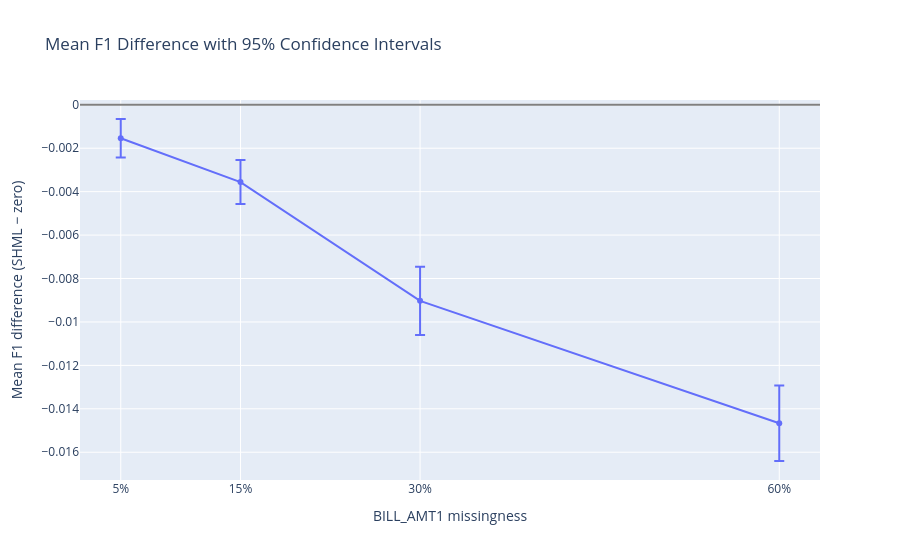

Notebook code for this chart:
### Code cell
plot_ci = ci_df.loc[ci_df["Missingness"] > 0].sort_values("Missingness")
mean_diff = plot_ci["Mean_F1_Difference"]
lower = plot_ci["CI_Lower"]
upper = plot_ci["CI_Upper"]

fig = go.Figure(go.Scatter(
    x=plot_ci["Missingness"], y=mean_diff, mode="lines+markers",
    error_y=dict(type="data", symmetric=False, array=upper - mean_diff,
                 arrayminus=mean_diff - lower, width=5),
    customdata=plot_ci[["CI_Lower", "CI_Upper"]],
    hovertemplate="Missingness: %{x:.0%}<br>Mean difference: %{y:+.4f}"
                  "<br>95% CI: [%{customdata[0]:+.4f}, %{customdata[1]:+.4f}]<extra></extra>",
))
fig.add_hline(y=0, line_color="gray")
fig.update_layout(
    title="Mean F1 Difference with 95% Confidence Intervals",
    xaxis=dict(title="BILL_AMT1 missingness", tickvals=plot_ci["Missingness"], tickformat=".0%"),
    yaxis_title="Mean F1 difference (SHML − zero)",
)
show_research_figure(fig, "recovery_confidence_intervals.html")

### Figure 1 — Plotly figure (JSON) as saved in the notebook; plotly's stock layout.template omitted (floating-point values rounded to 4 significant figures)
{"data": [{"customdata": [[-0.002427, -0.0006546], [-0.00457, -0.002548], [-0.01061, -0.007454], [-0.0164, -0.01293]], "error_y": {"array": [0.000886, 0.001011, 0.001575, 0.001737], "arrayminus": [0.000886, 0.001011, 0.001575, 0.001737], "symmetric": false, "type": "data", "width": 5}, "hovertemplate": "Missingness: %{x:.0%}<br>Mean difference: %{y:+.4f}<br>95% CI: [%{customdata[0]:+.4f}, %{customdata[1]:+.4f}]<extra></extra>", "mode": "lines+markers", "x": [0.05, 0.15, 0.3, 0.6], "y": [-0.001541, -0.003559, -0.00903, -0.01467], "type": "scatter"}], "layout": {"shapes": [{"line": {"color": "gray"}, "type": "line", "x0": 0, "x1": 1, "xref": "x domain", "y0": 0, "y1": 0, "yref": "y"}], "xaxis": {"title": {"text": "BILL_AMT1 missingness"}, "tickvals": [0.05, 0.15, 0.3, 0.6], "tickformat": ".0%"}, "title": {"text": "Mean F1 Difference with 95% Confidence Intervals"}, "yaxis": {"title": {"text": "Mean F1 difference (SHML − zero)"}}}}
